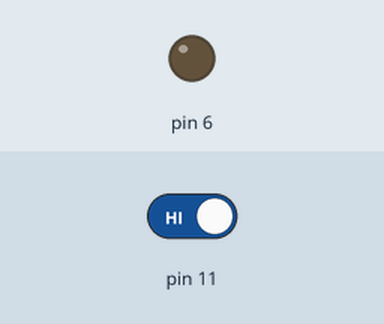
Simulated run of this sketch. Board: Arduino Uno, built with avr-gcc and run on an emulated ATmega328P. Shown: output pins drawn as LEDs (lit = HIGH). Inputs (shaded band) come from the test bench; at power-on: pin 11 HIGH. What the sketch prints to the serial monitor is not drawn.

Above: at 1.2 s.
1.3 s: pin 11 driven LOW
At 1.9 s:
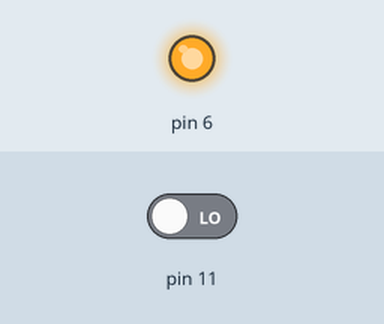
2.8 s: pin 11 driven HIGH
At 3.1 s:
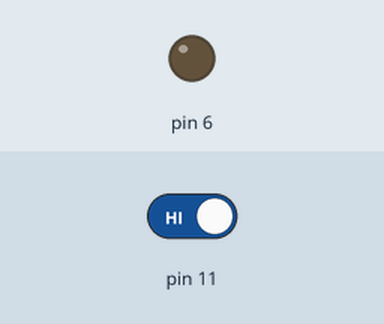
Timing chart, 0 to 5.8 s (numbered marks = the images above; inputs shaded):
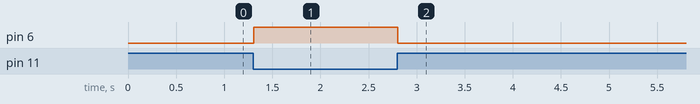

Measured:
- after the input at 1.3 s, pin 6: LOW → HIGH at once
- after the input at 2.8 s, pin 6: HIGH → LOW at once

The sketch:

Arduino_LED.ino
```cpp
// C++ code
//
void setup()
{
  pinMode(6,OUTPUT);
  pinMode(11,INPUT);
  Serial.begin(9600);
}

void loop()
{
 int Einstein;
 Einstein = digitalRead(11);
 Serial.println(Einstein);

  if(Einstein==0)
   digitalWrite(6,HIGH);
  else
    digitalWrite(6,LOW);

}
```
